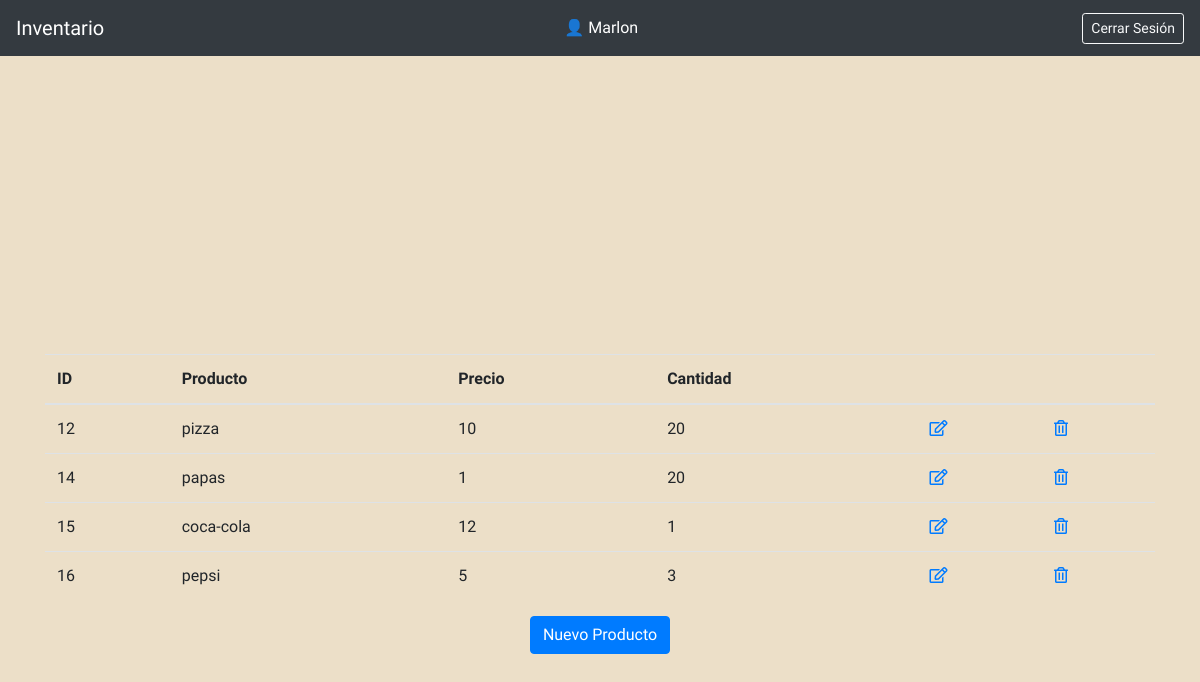
Before: /index.php (signed in) with the older database file.
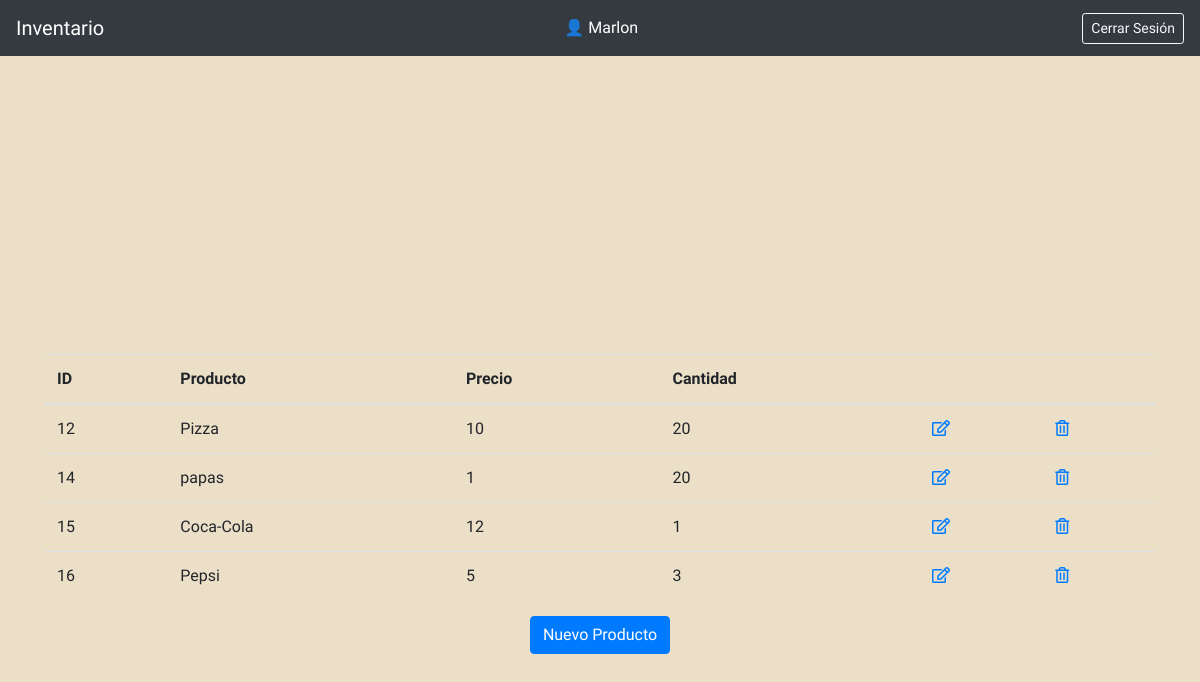
After: the same page with the newer database file.
### tables this page shows
CREATE TABLE `producto` (
  `id_producto` int(4) NOT NULL,
  `nombre_producto` varchar(30) NOT NULL,
  `vunitario_producto` int(6) NOT NULL,
  `stock_producto` int(10) NOT NULL
);

### app/controllers/ProductoController.php (called while the page is built, shortened)
<?php
require_once __DIR__ . '/../../config/database.php';
require_once __DIR__ . '/../models/Producto.php';
class ProductoController
{
    private $modelo;
    public function __construct()
    {
        global $pdo;
        $this->modelo = new Producto($pdo);
    }
    public function index()
    {
        $productos = $this->modelo->obtenerTodos();
        require_once __DIR__ . '/../views/productos/index.php';
    }
}

### app/models/Producto.php (called while the page is built, shortened)
<?php
class Producto
{
    private $pdo;
    public function __construct($pdo)
    {
        $this->pdo = $pdo;
    }
    public function obtenerTodos()
    {
        $stmt = $this->pdo->prepare('SELECT * FROM producto');
        $stmt->execute();
        return $stmt->fetchAll();
    }
}

### app/views/productos/index.php (the view, shortened to what this page needs)
<!DOCTYPE html>
<html lang="es">
<head>
    <link rel="stylesheet" href="https://stackpath.bootstrapcdn.com/bootstrap/4.4.1/css/bootstrap.min.css">
    <link rel="stylesheet" href="https://use.fontawesome.com/releases/v5.3.1/css/all.css">
    <link rel="stylesheet" href="public/css/estilo.css">
</head>
<body>
    <nav class="navbar navbar-dark bg-dark">
        <span class="navbar-brand">Inventario</span>
        <span class="text-white">👤 <?php echo $_SESSION['usuario'] ?></span>
        <a class="btn btn-outline-light btn-sm" href="index.php?action=logout">Cerrar Sesión</a>
    </nav>
    <div class="container mt-5">
        <table class="table">
            <thead>
                <tr>
                    <th>ID</th>
                    <th>Producto</th>
                    <th>Precio</th>
                    <th>Cantidad</th>
                    <th></th>
                    <th></th>
                </tr>
            </thead>
            <tbody>
                <?php foreach ($productos as $producto): ?>
                    <tr>
                        <td><?php echo $producto['id_producto'] ?></td>
                        <td><?php echo $producto['nombre_producto'] ?></td>
                        <td><?php echo $producto['vunitario_producto'] ?></td>
                        <td><?php echo $producto['stock_producto'] ?></td>
                        <td>
                            <a href="index.php?action=editar&id_producto=<?php echo $producto['id_producto'] ?>">
                                <i class="far fa-edit"></i>
                            </a>
                        </td>
                        <td>
                            <a href="index.php?action=eliminar&id_producto=<?php echo $producto['id_producto'] ?>">
                                <i class="far fa-trash-alt"></i>
                            </a>
                        </td>
                    </tr>
                <?php endforeach ?>
            </tbody>
        </table>
        <div class="text-center">
            <a class="btn btn-primary" href="index.php?action=crear">Nuevo Producto</a>
        </div>
    </div>
</body>
</html>

### index.php (shortened to what this page needs)
<?php
require_once __DIR__ . '/app/controllers/AuthController.php';
require_once __DIR__ . '/app/controllers/ProductoController.php';
$action = $_GET['action'] ?? 'index';
$controller = new ProductoController();
switch ($action) {
    default:
        $controller->index();
        break;
}

### public/css/css/estilo.css (style rules this page uses)
html, body { background-color: #ecdfc8; background-image: url("https://blog.hubspot.es/hubfs/fondos-para-paginas-web.jpg"); background-size: cover; background-repeat: no-repeat; height: 100%; font-family: 'Numans', sans-serif; }
.container { height: 100%; align-content: center; }

Changed rows visible on the page:
changed producto id 12: nombre_producto "pizza" → "Pizza"
changed producto id 15: nombre_producto "coca-cola" → "Coca-Cola"
changed producto id 16: nombre_producto "pepsi" → "Pepsi"
